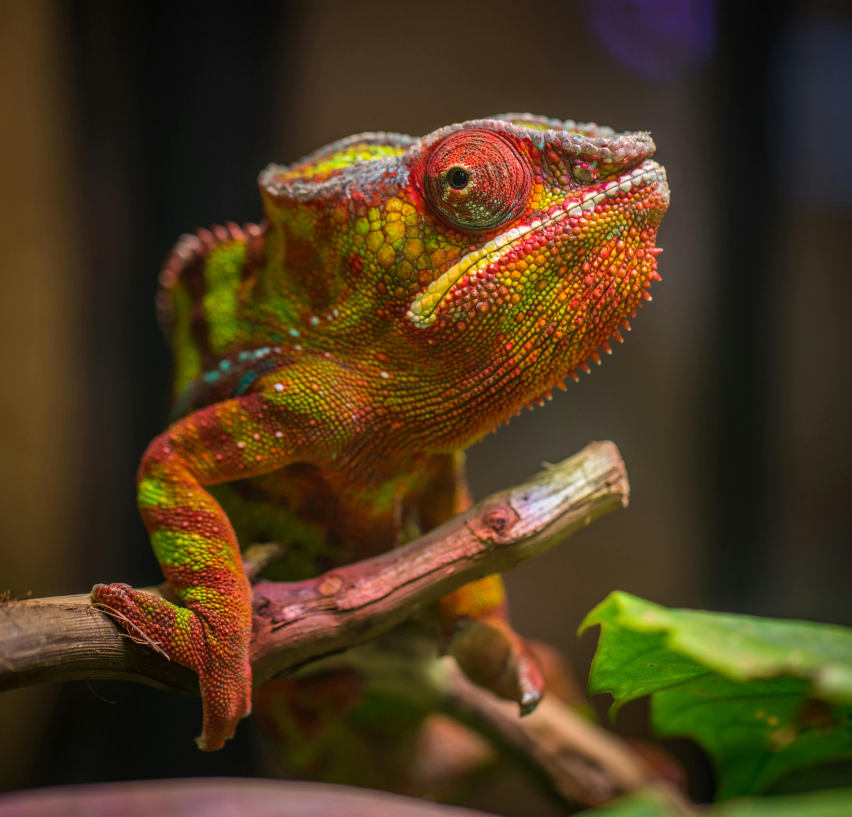
#> input picture Pillow/hopper.jpg, 4259 x 4083 px (shown at 1/5 size)
$ python create_thumbnail.py hopper.jpg
#> lines starting #> are read from the running program, lines starting #| are printed output that depends on the picture
import os
import sys
from PIL import Image

size = (128, 128)

for infile in sys.argv[1:]:
    outfile = os.path.splitext(infile)[0] + ".thumbnail"

    if infile != outfile:
        try:
            with Image.open(infile) as im:
#> im is the input picture: PIL image 4259x4083 RGB; mean R, G, B 76.8, 57.1, 29.8
                im.thumbnail(size)
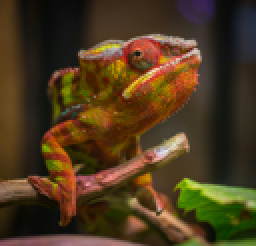
#> im: PIL image 128x123 RGB (shown 2 times larger); mean R, G, B 76.8, 57.1, 29.8
                im.save(outfile, "JPEG")
        except OSError:
            print("cannot create thumbnail for", infile)
